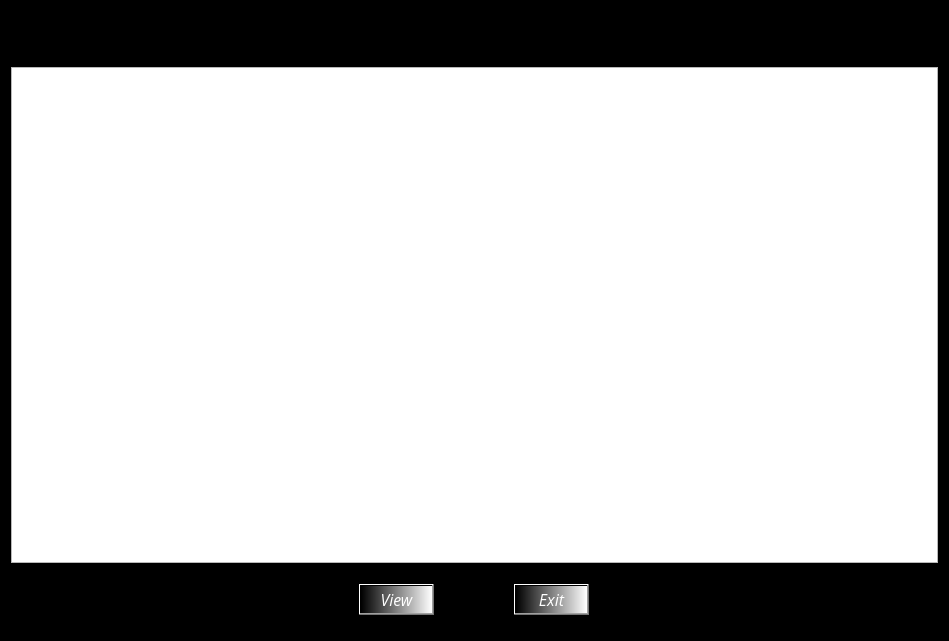
<?xml version="1.0" encoding="UTF-8"?>
<ui version="4.0">
 <class>view_created_batches</class>
 <widget class="QWidget" name="view_created_batches">
  <property name="geometry">
   <rect>
    <x>0</x>
    <y>0</y>
    <width>949</width>
    <height>641</height>
   </rect>
  </property>
  <property name="windowTitle">
   <string>View all the created batches</string>
  </property>
  <property name="styleSheet">
   <string notr="true">QWidget#view_created_batches {
	background-color: rgb(0, 0, 0);

}</string>
  </property>
  <layout class="QVBoxLayout" name="verticalLayout_3">
   <item>
    <layout class="QVBoxLayout" name="verticalLayout">
     <item>
      <widget class="QLabel" name="title_label">
       <property name="font">
        <font>
         <family>Open Sans</family>
         <pointsize>14</pointsize>
         <bold>true</bold>
        </font>
       </property>
       <property name="text">
        <string>View all batches created in the Barcode Creation widget</string>
       </property>
       <property name="alignment">
        <set>Qt::AlignCenter</set>
       </property>
      </widget>
     </item>
     <item>
      <widget class="QLabel" name="clients_brief_explanation_label">
       <property name="font">
        <font>
         <family>Open Sans</family>
         <italic>true</italic>
         <bold>false</bold>
        </font>
       </property>
       <property name="text">
        <string>(Double-click a batch code, or select one and press View, to see its items.)</string>
       </property>
       <property name="alignment">
        <set>Qt::AlignCenter</set>
       </property>
      </widget>
     </item>
    </layout>
   </item>
   <item>
    <layout class="QVBoxLayout" name="verticalLayout_2">
     <item>
      <widget class="QTableView" name="view_created_batches_tableView"/>
     </item>
    </layout>
   </item>
   <item>
    <layout class="QFormLayout" name="formLayout">
     <property name="sizeConstraint">
      <enum>QLayout::SetFixedSize</enum>
     </property>
     <property name="fieldGrowthPolicy">
      <enum>QFormLayout::FieldsStayAtSizeHint</enum>
     </property>
     <property name="labelAlignment">
      <set>Qt::AlignCenter</set>
     </property>
     <property name="formAlignment">
      <set>Qt::AlignCenter</set>
     </property>
     <property name="horizontalSpacing">
      <number>80</number>
     </property>
     <property name="verticalSpacing">
      <number>0</number>
     </property>
     <property name="leftMargin">
      <number>0</number>
     </property>
     <property name="topMargin">
      <number>15</number>
     </property>
     <property name="rightMargin">
      <number>80</number>
     </property>
     <property name="bottomMargin">
      <number>15</number>
     </property>
     <item row="0" column="0">
      <widget class="QPushButton" name="view_pushButton">
       <property name="font">
        <font>
         <family>Open Sans</family>
         <pointsize>12</pointsize>
         <italic>true</italic>
        </font>
       </property>
       <property name="styleSheet">
        <string notr="true">QPushButton#view_pushButton {
	background-color: qlineargradient(spread:pad, x1:0, y1:0, x2:1, y2:0, stop:0 rgba(0, 0, 0, 255), stop:1 rgba(255, 255, 255, 255));
	color: rgb(255, 255, 255);
}</string>
       </property>
       <property name="text">
        <string>View</string>
       </property>
      </widget>
     </item>
     <item row="0" column="1">
      <widget class="QPushButton" name="exit_pushButton">
       <property name="font">
        <font>
         <family>Open Sans</family>
         <pointsize>12</pointsize>
         <italic>true</italic>
        </font>
       </property>
       <property name="styleSheet">
        <string notr="true">QPushButton#exit_pushButton {
	background-color: qlineargradient(spread:pad, x1:0, y1:0, x2:1, y2:0, stop:0 rgba(0, 0, 0, 255), stop:1 rgba(255, 255, 255, 255));
	color: rgb(255, 255, 255);
}</string>
       </property>
       <property name="text">
        <string>Exit</string>
       </property>
      </widget>
     </item>
    </layout>
   </item>
  </layout>
 </widget>
 <resources>
  <include location="../resources/welcome_screen.qrc"/>
 </resources>
 <connections/>
</ui>
